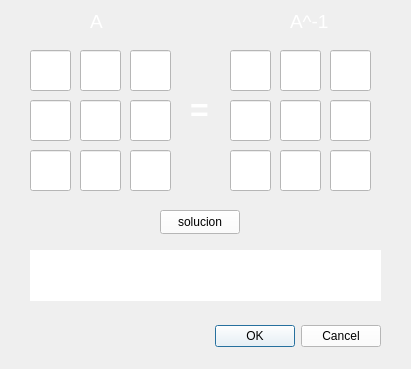
<?xml version="1.0" encoding="UTF-8"?>
<ui version="4.0">
 <class>inversas</class>
 <widget class="QDialog" name="inversas">
  <property name="geometry">
   <rect>
    <x>0</x>
    <y>0</y>
    <width>411</width>
    <height>369</height>
   </rect>
  </property>
  <property name="windowTitle">
   <string>Dialog</string>
  </property>
  <widget class="QDialogButtonBox" name="buttonBox">
   <property name="geometry">
    <rect>
     <x>210</x>
     <y>320</y>
     <width>171</width>
     <height>32</height>
    </rect>
   </property>
   <property name="styleSheet">
    <string notr="true">background-color: rgb(255, 255, 255);</string>
   </property>
   <property name="orientation">
    <enum>Qt::Horizontal</enum>
   </property>
   <property name="standardButtons">
    <set>QDialogButtonBox::Cancel|QDialogButtonBox::Ok</set>
   </property>
  </widget>
  <widget class="QLineEdit" name="a11">
   <property name="geometry">
    <rect>
     <x>30</x>
     <y>50</y>
     <width>41</width>
     <height>41</height>
    </rect>
   </property>
   <property name="styleSheet">
    <string notr="true">background-color: rgb(255, 255, 255);</string>
   </property>
  </widget>
  <widget class="QLineEdit" name="a12">
   <property name="geometry">
    <rect>
     <x>80</x>
     <y>50</y>
     <width>41</width>
     <height>41</height>
    </rect>
   </property>
   <property name="styleSheet">
    <string notr="true">background-color: rgb(255, 255, 255);</string>
   </property>
  </widget>
  <widget class="QLineEdit" name="a32">
   <property name="geometry">
    <rect>
     <x>80</x>
     <y>150</y>
     <width>41</width>
     <height>41</height>
    </rect>
   </property>
   <property name="styleSheet">
    <string notr="true">background-color: rgb(255, 255, 255);</string>
   </property>
  </widget>
  <widget class="QLineEdit" name="a22">
   <property name="geometry">
    <rect>
     <x>80</x>
     <y>100</y>
     <width>41</width>
     <height>41</height>
    </rect>
   </property>
   <property name="styleSheet">
    <string notr="true">background-color: rgb(255, 255, 255);</string>
   </property>
  </widget>
  <widget class="QLineEdit" name="a31">
   <property name="geometry">
    <rect>
     <x>30</x>
     <y>150</y>
     <width>41</width>
     <height>41</height>
    </rect>
   </property>
   <property name="styleSheet">
    <string notr="true">background-color: rgb(255, 255, 255);</string>
   </property>
  </widget>
  <widget class="QLineEdit" name="a21">
   <property name="geometry">
    <rect>
     <x>30</x>
     <y>100</y>
     <width>41</width>
     <height>41</height>
    </rect>
   </property>
   <property name="styleSheet">
    <string notr="true">background-color: rgb(255, 255, 255);</string>
   </property>
  </widget>
  <widget class="QLineEdit" name="a23">
   <property name="geometry">
    <rect>
     <x>130</x>
     <y>100</y>
     <width>41</width>
     <height>41</height>
    </rect>
   </property>
   <property name="styleSheet">
    <string notr="true">background-color: rgb(255, 255, 255);</string>
   </property>
  </widget>
  <widget class="QLineEdit" name="a33">
   <property name="geometry">
    <rect>
     <x>130</x>
     <y>150</y>
     <width>41</width>
     <height>41</height>
    </rect>
   </property>
   <property name="styleSheet">
    <string notr="true">background-color: rgb(255, 255, 255);</string>
   </property>
  </widget>
  <widget class="QLineEdit" name="a13">
   <property name="geometry">
    <rect>
     <x>130</x>
     <y>50</y>
     <width>41</width>
     <height>41</height>
    </rect>
   </property>
   <property name="styleSheet">
    <string notr="true">background-color: rgb(255, 255, 255);</string>
   </property>
  </widget>
  <widget class="QLineEdit" name="a11_2">
   <property name="geometry">
    <rect>
     <x>230</x>
     <y>50</y>
     <width>41</width>
     <height>41</height>
    </rect>
   </property>
   <property name="styleSheet">
    <string notr="true">background-color: rgb(255, 255, 255);</string>
   </property>
  </widget>
  <widget class="QLineEdit" name="a12_2">
   <property name="geometry">
    <rect>
     <x>280</x>
     <y>50</y>
     <width>41</width>
     <height>41</height>
    </rect>
   </property>
   <property name="styleSheet">
    <string notr="true">background-color: rgb(255, 255, 255);</string>
   </property>
  </widget>
  <widget class="QLineEdit" name="a32_2">
   <property name="geometry">
    <rect>
     <x>280</x>
     <y>150</y>
     <width>41</width>
     <height>41</height>
    </rect>
   </property>
   <property name="styleSheet">
    <string notr="true">background-color: rgb(255, 255, 255);</string>
   </property>
  </widget>
  <widget class="QLineEdit" name="a22_2">
   <property name="geometry">
    <rect>
     <x>280</x>
     <y>100</y>
     <width>41</width>
     <height>41</height>
    </rect>
   </property>
   <property name="styleSheet">
    <string notr="true">background-color: rgb(255, 255, 255);</string>
   </property>
  </widget>
  <widget class="QLineEdit" name="a31_2">
   <property name="geometry">
    <rect>
     <x>230</x>
     <y>150</y>
     <width>41</width>
     <height>41</height>
    </rect>
   </property>
   <property name="styleSheet">
    <string notr="true">background-color: rgb(255, 255, 255);</string>
   </property>
  </widget>
  <widget class="QLineEdit" name="a21_2">
   <property name="geometry">
    <rect>
     <x>230</x>
     <y>100</y>
     <width>41</width>
     <height>41</height>
    </rect>
   </property>
   <property name="styleSheet">
    <string notr="true">background-color: rgb(255, 255, 255);</string>
   </property>
  </widget>
  <widget class="QLineEdit" name="a23_2">
   <property name="geometry">
    <rect>
     <x>330</x>
     <y>100</y>
     <width>41</width>
     <height>41</height>
    </rect>
   </property>
   <property name="styleSheet">
    <string notr="true">background-color: rgb(255, 255, 255);</string>
   </property>
  </widget>
  <widget class="QLineEdit" name="a33_2">
   <property name="geometry">
    <rect>
     <x>330</x>
     <y>150</y>
     <width>41</width>
     <height>41</height>
    </rect>
   </property>
   <property name="styleSheet">
    <string notr="true">background-color: rgb(255, 255, 255);</string>
   </property>
  </widget>
  <widget class="QLineEdit" name="a13_2">
   <property name="geometry">
    <rect>
     <x>330</x>
     <y>50</y>
     <width>41</width>
     <height>41</height>
    </rect>
   </property>
   <property name="styleSheet">
    <string notr="true">background-color: rgb(255, 255, 255);</string>
   </property>
  </widget>
  <widget class="QLabel" name="label_3">
   <property name="geometry">
    <rect>
     <x>290</x>
     <y>10</y>
     <width>61</width>
     <height>21</height>
    </rect>
   </property>
   <property name="text">
    <string>&lt;html&gt;&lt;head/&gt;&lt;body&gt;&lt;p&gt;&lt;span style=&quot; font-size:14pt; color:#ffffff;&quot;&gt;A^-1&lt;/span&gt;&lt;/p&gt;&lt;/body&gt;&lt;/html&gt;</string>
   </property>
  </widget>
  <widget class="QLabel" name="label_7">
   <property name="geometry">
    <rect>
     <x>190</x>
     <y>90</y>
     <width>21</width>
     <height>41</height>
    </rect>
   </property>
   <property name="text">
    <string>&lt;html&gt;&lt;head/&gt;&lt;body&gt;&lt;p&gt;&lt;span style=&quot; font-size:24pt; font-weight:700; color:#ffffff;&quot;&gt;=&lt;/span&gt;&lt;/p&gt;&lt;/body&gt;&lt;/html&gt;</string>
   </property>
  </widget>
  <widget class="QLabel" name="label_4">
   <property name="geometry">
    <rect>
     <x>90</x>
     <y>10</y>
     <width>21</width>
     <height>21</height>
    </rect>
   </property>
   <property name="text">
    <string>&lt;html&gt;&lt;head/&gt;&lt;body&gt;&lt;p&gt;&lt;span style=&quot; font-size:14pt; color:#ffffff;&quot;&gt;A&lt;/span&gt;&lt;/p&gt;&lt;/body&gt;&lt;/html&gt;</string>
   </property>
  </widget>
  <widget class="QPushButton" name="pushButton">
   <property name="geometry">
    <rect>
     <x>160</x>
     <y>210</y>
     <width>80</width>
     <height>24</height>
    </rect>
   </property>
   <property name="styleSheet">
    <string notr="true">background-color: rgb(255, 255, 255);</string>
   </property>
   <property name="text">
    <string>solucion</string>
   </property>
  </widget>
  <widget class="QLabel" name="label">
   <property name="geometry">
    <rect>
     <x>30</x>
     <y>250</y>
     <width>351</width>
     <height>51</height>
    </rect>
   </property>
   <property name="styleSheet">
    <string notr="true">background-color: rgb(255, 255, 255);</string>
   </property>
   <property name="text">
    <string/>
   </property>
  </widget>
 </widget>
 <resources/>
 <connections>
  <connection>
   <sender>buttonBox</sender>
   <signal>accepted()</signal>
   <receiver>inversas</receiver>
   <slot>accept()</slot>
   <hints>
    <hint type="sourcelabel">
     <x>248</x>
     <y>254</y>
    </hint>
    <hint type="destinationlabel">
     <x>157</x>
     <y>274</y>
    </hint>
   </hints>
  </connection>
  <connection>
   <sender>buttonBox</sender>
   <signal>rejected()</signal>
   <receiver>inversas</receiver>
   <slot>reject()</slot>
   <hints>
    <hint type="sourcelabel">
     <x>316</x>
     <y>260</y>
    </hint>
    <hint type="destinationlabel">
     <x>286</x>
     <y>274</y>
    </hint>
   </hints>
  </connection>
 </connections>
</ui>
